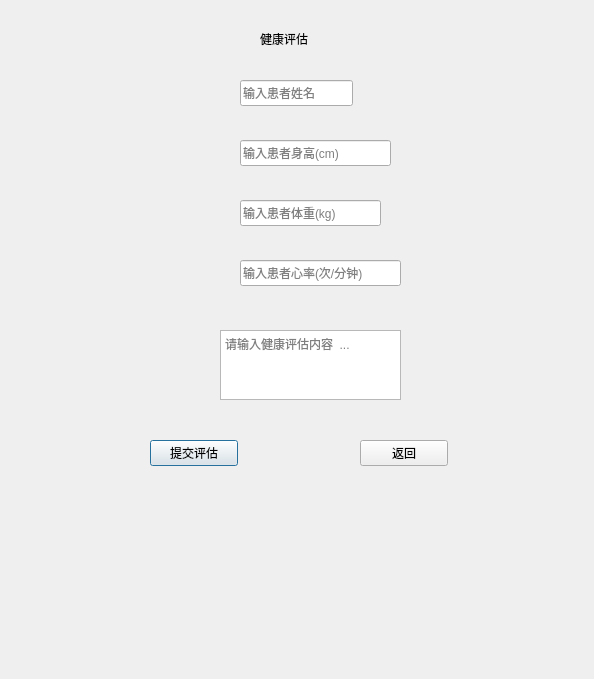
<?xml version="1.0" encoding="UTF-8"?>
<ui version="4.0">
 <class>healthassessmentwindow</class>
 <widget class="QDialog" name="healthassessmentwindow">
  <property name="geometry">
   <rect>
    <x>0</x>
    <y>0</y>
    <width>594</width>
    <height>679</height>
   </rect>
  </property>
  <property name="windowTitle">
   <string>Dialog</string>
  </property>
  <widget class="QLabel" name="label">
   <property name="geometry">
    <rect>
     <x>260</x>
     <y>30</y>
     <width>66</width>
     <height>18</height>
    </rect>
   </property>
   <property name="text">
    <string>健康评估</string>
   </property>
  </widget>
  <widget class="QTextEdit" name="assessmentTextEdit">
   <property name="geometry">
    <rect>
     <x>220</x>
     <y>330</y>
     <width>181</width>
     <height>70</height>
    </rect>
   </property>
   <property name="placeholderText">
    <string>请输入健康评估内容  ...</string>
   </property>
  </widget>
  <widget class="QPushButton" name="submitAssessmentButton">
   <property name="geometry">
    <rect>
     <x>150</x>
     <y>440</y>
     <width>88</width>
     <height>26</height>
    </rect>
   </property>
   <property name="text">
    <string>提交评估</string>
   </property>
  </widget>
  <widget class="QLineEdit" name="namelineEdit">
   <property name="geometry">
    <rect>
     <x>240</x>
     <y>80</y>
     <width>113</width>
     <height>26</height>
    </rect>
   </property>
   <property name="placeholderText">
    <string>输入患者姓名</string>
   </property>
  </widget>
  <widget class="QLineEdit" name="heightlineEdit">
   <property name="geometry">
    <rect>
     <x>240</x>
     <y>140</y>
     <width>151</width>
     <height>26</height>
    </rect>
   </property>
   <property name="placeholderText">
    <string>输入患者身高(cm)</string>
   </property>
  </widget>
  <widget class="QLineEdit" name="weightlineEdit">
   <property name="geometry">
    <rect>
     <x>240</x>
     <y>200</y>
     <width>141</width>
     <height>26</height>
    </rect>
   </property>
   <property name="placeholderText">
    <string>输入患者体重(kg)</string>
   </property>
  </widget>
  <widget class="QLineEdit" name="heartratelineEdit">
   <property name="geometry">
    <rect>
     <x>240</x>
     <y>260</y>
     <width>161</width>
     <height>26</height>
    </rect>
   </property>
   <property name="placeholderText">
    <string>输入患者心率(次/分钟)</string>
   </property>
  </widget>
  <widget class="QPushButton" name="returnButton">
   <property name="geometry">
    <rect>
     <x>360</x>
     <y>440</y>
     <width>88</width>
     <height>26</height>
    </rect>
   </property>
   <property name="text">
    <string>返回</string>
   </property>
  </widget>
 </widget>
 <resources/>
 <connections/>
</ui>
